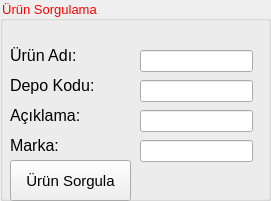
   <widget class="QGroupBox" name="groupBox">
    <property name="geometry">
     <rect>
      <x>330</x>
      <y>0</y>
      <width>271</width>
      <height>201</height>
     </rect>
    </property>
    <property name="font">
     <font>
      <pointsize>10</pointsize>
     </font>
    </property>
    <property name="styleSheet">
     <string notr="true">color: rgb(255, 0, 0);</string>
    </property>
    <property name="title">
     <string>Ürün Sorgulama</string>
    </property>
    <widget class="QLabel" name="label_2">
     <property name="geometry">
      <rect>
       <x>10</x>
       <y>70</y>
       <width>131</width>
       <height>31</height>
      </rect>
     </property>
     <property name="font">
      <font>
       <pointsize>12</pointsize>
      </font>
     </property>
     <property name="styleSheet">
      <string notr="true">color: rgb(0, 0, 0);</string>
     </property>
     <property name="text">
      <string>Depo Kodu:</string>
     </property>
    </widget>
    <widget class="QLabel" name="label_3">
     <property name="geometry">
      <rect>
       <x>10</x>
       <y>130</y>
       <width>121</width>
       <height>31</height>
      </rect>
     </property>
     <property name="font">
      <font>
       <pointsize>12</pointsize>
      </font>
     </property>
     <property name="styleSheet">
      <string notr="true">color: rgb(0, 0, 0);</string>
     </property>
     <property name="text">
      <string>Marka:</string>
     </property>
    </widget>
    <widget class="QLabel" name="label_4">
     <property name="geometry">
      <rect>
       <x>10</x>
       <y>40</y>
       <width>121</width>
       <height>31</height>
      </rect>
     </property>
     <property name="font">
      <font>
       <pointsize>12</pointsize>
      </font>
     </property>
     <property name="styleSheet">
      <string notr="true">color: rgb(0, 0, 0);</string>
     </property>
     <property name="text">
      <string>Ürün Adı:</string>
     </property>
    </widget>
    <widget class="QLabel" name="label_5">
     <property name="geometry">
      <rect>
       <x>10</x>
       <y>100</y>
       <width>111</width>
       <height>31</height>
      </rect>
     </property>
     <property name="font">
      <font>
       <pointsize>12</pointsize>
      </font>
     </property>
     <property name="styleSheet">
      <string notr="true">color: rgb(0, 0, 0);</string>
     </property>
     <property name="text">
      <string>Açıklama:</string>
     </property>
    </widget>
    <widget class="QLineEdit" name="ln_ekleUruAdi">
     <property name="geometry">
      <rect>
       <x>140</x>
       <y>50</y>
       <width>113</width>
       <height>22</height>
      </rect>
     </property>
     <property name="font">
      <font>
       <pointsize>12</pointsize>
      </font>
     </property>
     <property name="styleSheet">
      <string notr="true">color: rgb(0, 0, 0);</string>
     </property>
     <property name="text">
      <string/>
     </property>
    </widget>
    <widget class="QLineEdit" name="ln_EkleDepoKodu">
     <property name="geometry">
      <rect>
       <x>140</x>
       <y>80</y>
       <width>113</width>
       <height>22</height>
      </rect>
     </property>
     <property name="font">
      <font>
       <pointsize>12</pointsize>
      </font>
     </property>
     <property name="styleSheet">
      <string notr="true">color: rgb(0, 0, 0);</string>
     </property>
     <property name="text">
      <string/>
     </property>
    </widget>
    <widget class="QLineEdit" name="ln_EkleAcklama">
     <property name="geometry">
      <rect>
       <x>140</x>
       <y>110</y>
       <width>113</width>
       <height>22</height>
      </rect>
     </property>
     <property name="font">
      <font>
       <pointsize>12</pointsize>
      </font>
     </property>
     <property name="styleSheet">
      <string notr="true">color: rgb(0, 0, 0);</string>
     </property>
     <property name="text">
      <string/>
     </property>
    </widget>
    <widget class="QLineEdit" name="ln_marka">
     <property name="geometry">
      <rect>
       <x>140</x>
       <y>140</y>
       <width>113</width>
       <height>22</height>
      </rect>
     </property>
     <property name="font">
      <font>
       <pointsize>12</pointsize>
      </font>
     </property>
     <property name="styleSheet">
      <string notr="true">color: rgb(0, 0, 0);</string>
     </property>
     <property name="text">
      <string/>
     </property>
    </widget>
    <widget class="QPushButton" name="bt_sorgula">
     <property name="geometry">
      <rect>
       <x>10</x>
       <y>160</y>
       <width>121</width>
       <height>41</height>
      </rect>
     </property>
     <property name="font">
      <font>
       <pointsize>11</pointsize>
       <weight>50</weight>
       <bold>false</bold>
      </font>
     </property>
     <property name="styleSheet">
      <string notr="true">color: rgb(0, 0, 0);</string>
     </property>
     <property name="text">
      <string>Ürün Sorgula</string>
     </property>
    </widget>
   </widget>
